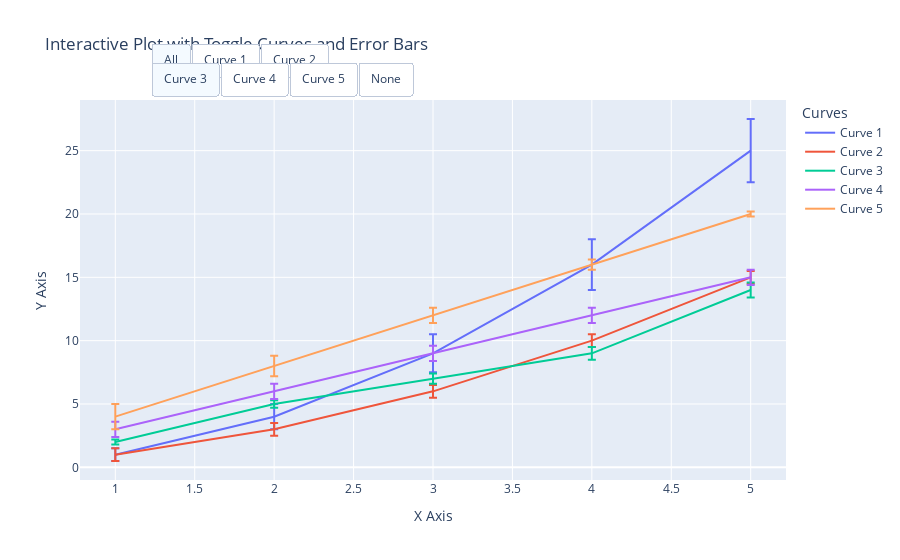

The notebook cell saved with this chart:
### Code cell
import plotly.graph_objects as go

# Sample data
x = [1, 2, 3, 4, 5]
y_curves = [
    [1, 4, 9, 16, 25],
    [1, 3, 6, 10, 15],
    [2, 5, 7, 9, 14],
    [3, 6, 9, 12, 15],
    [4, 8, 12, 16, 20]
]

# Sample error data (could be standard deviation, standard error, etc.)
y_errors = [
    [0.5, 1, 1.5, 2, 2.5],
    [0.5, 0.5, 0.5, 0.5, 0.5],
    [0.2, 0.3, 0.4, 0.5, 0.6],
    [0.6, 0.6, 0.6, 0.6, 0.6],
    [1, 0.8, 0.6, 0.4, 0.2]
]

# Create the figure
fig = go.Figure()

# Add the curves with error bars
for i, (y, y_err) in enumerate(zip(y_curves, y_errors)):
    fig.add_trace(go.Scatter(
        x=x, 
        y=y, 
        mode='lines', 
        name=f'Curve {i + 1}',
        error_y=dict(
            type='data',
            array=y_err,
            visible=True
        )
    ))

# Function to create visibility options
def create_visibility_options(n):
    visibility_options = {}

    # Add the "All" option
    visibility_options["All"] = [True] * n
    
    # Add options for each individual curve
    for i in range(n):
        visibility = [False] * n
        visibility[i] = True
        visibility_options[f"Curve {i + 1}"] = visibility
    
    # Add the "None" option
    visibility_options["None"] = [False] * n

    return visibility_options

# Number of curves
n = len(y_curves)

# Generate visibility options
visibility_options = create_visibility_options(n)

# Create buttons using the visibility options
buttons = [
    dict(
        label=label,
        method="update",
        args=[{"visible": visibility}]
    )
    for label, visibility in visibility_options.items()
]

# Split buttons into multiple rows
button_rows = [
    buttons[:3],  # First row
    buttons[3:]   # Second row
]

# Create updatemenus for each row of buttons
updatemenus = [
    dict(
        type="buttons",
        direction="right",
        buttons=row,
        x=0.1,
        xanchor="left",
        y=1.15 - 0.05 * i,
        yanchor="top"
    )
    for i, row in enumerate(button_rows)
]

# Update layout with interactive options
fig.update_layout(
    title="Interactive Plot with Toggle Curves and Error Bars",
    xaxis_title="X Axis",
    yaxis_title="Y Axis",
    legend_title="Curves",
    updatemenus=updatemenus
)

# Show the figure
fig.show()

### Figure 1 — Plotly figure (JSON) as saved in the notebook; plotly's stock layout.template omitted (floating-point values rounded to 4 significant figures)
{"data": [{"error_y": {"array": [0.5, 1, 1.5, 2, 2.5], "type": "data", "visible": true}, "mode": "lines", "name": "Curve 1", "type": "scatter", "x": [1, 2, 3, 4, 5], "y": [1, 4, 9, 16, 25]}, {"error_y": {"array": [0.5, 0.5, 0.5, 0.5, 0.5], "type": "data", "visible": true}, "mode": "lines", "name": "Curve 2", "type": "scatter", "x": [1, 2, 3, 4, 5], "y": [1, 3, 6, 10, 15]}, {"error_y": {"array": [0.2, 0.3, 0.4, 0.5, 0.6], "type": "data", "visible": true}, "mode": "lines", "name": "Curve 3", "type": "scatter", "x": [1, 2, 3, 4, 5], "y": [2, 5, 7, 9, 14]}, {"error_y": {"array": [0.6, 0.6, 0.6, 0.6, 0.6], "type": "data", "visible": true}, "mode": "lines", "name": "Curve 4", "type": "scatter", "x": [1, 2, 3, 4, 5], "y": [3, 6, 9, 12, 15]}, {"error_y": {"array": [1, 0.8, 0.6, 0.4, 0.2], "type": "data", "visible": true}, "mode": "lines", "name": "Curve 5", "type": "scatter", "x": [1, 2, 3, 4, 5], "y": [4, 8, 12, 16, 20]}], "layout": {"legend": {"title": {"text": "Curves"}}, "title": {"text": "Interactive Plot with Toggle Curves and Error Bars"}, "updatemenus": [{"buttons": [{"args": [{"visible": [true, true, true, true, true]}], "label": "All", "method": "update"}, {"args": [{"visible": [true, false, false, false, false]}], "label": "Curve 1", "method": "update"}, {"args": [{"visible": [false, true, false, false, false]}], "label": "Curve 2", "method": "update"}], "direction": "right", "type": "buttons", "x": 0.1, "xanchor": "left", "y": 1.15, "yanchor": "top"}, {"buttons": [{"args": [{"visible": [false, false, true, false, false]}], "label": "Curve 3", "method": "update"}, {"args": [{"visible": [false, false, false, true, false]}], "label": "Curve 4", "method": "update"}, {"args": [{"visible": [false, false, false, false, true]}], "label": "Curve 5", "method": "update"}, {"args": [{"visible": [false, false, false, false, false]}], "label": "None", "method": "update"}], "direction": "right", "type": "buttons", "x": 0.1, "xanchor": "left", "y": 1.1, "yanchor": "top"}], "xaxis": {"title": {"text": "X Axis"}}, "yaxis": {"title": {"text": "Y Axis"}}}}
